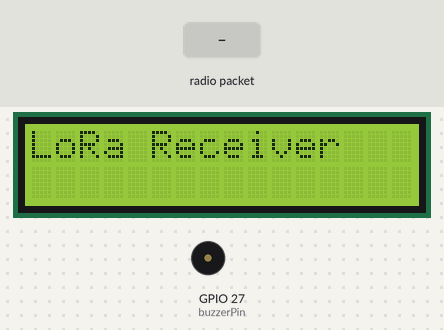
Bench run of a sketch on a simulated ESP32. Shown: 16×2 character LCD, buzzer (waves = sounding, pin HIGH). Inputs (shaded band) come from the test bench. WiFi joins after 1.5 s; servers stay silent unless stated; no radio packets arrive unless stated; what the sketch prints to the serial monitor is not drawn.

Above: at 4.1 s.
4.2 s: radio packet "1" arrives
At 5.4 s:
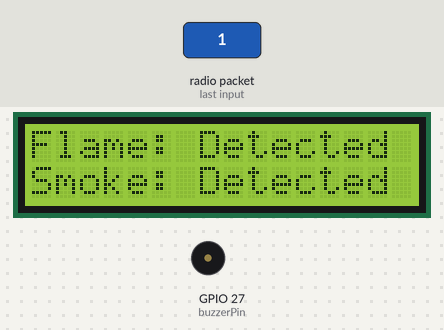
Timing chart, 0 to 7.2 s (numbered marks = the images above; inputs shaded):
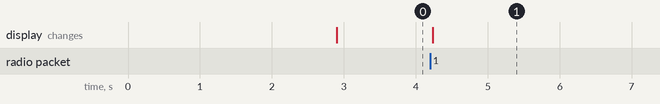

The sketch:

lora_Receiver_shivam.ino
```cpp
#include <Wire.h>
#include <LiquidCrystal_I2C.h>
#include <LoRa.h>
#include <SPI.h>

#define BLYNK_TEMPLATE_ID "TMPL30icM9MHB"
#define BLYNK_TEMPLATE_NAME "Forest Rescue System"
#define BLYNK_AUTH_TOKEN "AFdKMIEuZniYhGsJmnbqIvbMxqUnHrII"
#include <BlynkSimpleEsp32.h>

#define ss 5
#define rst 14
#define dio0 2
//#define flameSensorStatusPin V1
//#define smokeSensorStatusPin V2
#define buzzerPin 27

char auth[] = "AFdKMIEuZniYhGsJmnbqIvbMxqUnHrII";  // Replace with your Blynk auth token
char ssid[] = "prathamesh";
char pass[] = "12345678";

LiquidCrystal_I2C lcd(0x27, 16, 2);  // I2C address 0x27, 16 column and 2 rows

void setup() {
  Serial.begin(115200);
  delay(1000);

  Blynk.begin(auth, ssid, pass);
  LoRa.setPins(ss, rst, dio0);

  lcd.begin();
  lcd.clear();
  lcd.print("LoRa Receiver");

  pinMode(buzzerPin, OUTPUT);

  while (!LoRa.begin(433E6)) {
    Serial.println(".");
    delay(500);
  }
  LoRa.setSyncWord(0xA5);
  Serial.println("LoRa Initializing OK!");
}

void loop() {
  Blynk.run();

  // Check for LoRa packets
  int packetSize = LoRa.parsePacket();
  if (packetSize) {
    // Read the binary values from the packet
    int flameStatus = LoRa.read();
    int smokeStatus = LoRa.read();

    // Display the sensor status in Blynk
    Blynk.virtualWrite(V1, flameStatus);
    Blynk.virtualWrite(V2, smokeStatus);

    // Activate buzzer if either flame or smoke is detected
    if (flameStatus == LOW || smokeStatus == LOW) {
      digitalWrite(buzzerPin, HIGH);
      delay(100);  // Buzzer on for 500 milliseconds
      digitalWrite(buzzerPin, LOW);
    }

    // Display on LCD
    lcd.clear();
    lcd.setCursor(0, 0);
    lcd.print("Flame: ");
    lcd.print(flameStatus == 1 ? "Not Detected" : "Detected");

    lcd.setCursor(0, 1);
    lcd.print("Smoke: ");
    lcd.print(smokeStatus == 1 ? "Not Detected" : "Detected");

    Serial.print("Flame Sensor Status: ");
    Serial.println(flameStatus);
    Serial.print("Smoke Sensor Status: ");
    Serial.println(smokeStatus);
  }

  delay(1);
}
```

Measured:
- after the input at 4.2 s, the display: changes at once (image 1)
